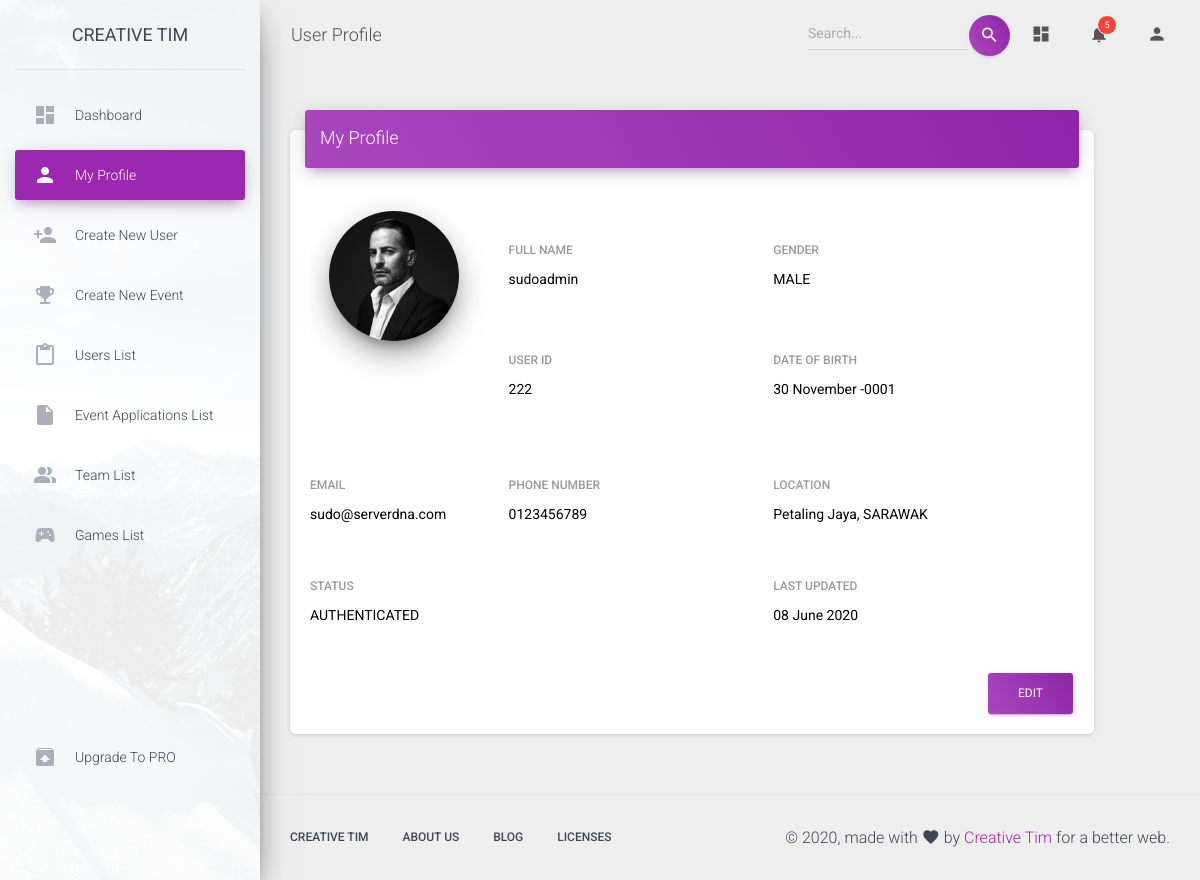
Screenshot of /dashboard_module/profile_details.php?id=1 with the database file from the repository.
### tables this page shows
CREATE TABLE `users` (
  `id` int(11) NOT NULL,
  `full_name` varchar(100) NOT NULL,
  `user_id` varchar(50) DEFAULT NULL,
  `mobile_number` varchar(15) NOT NULL,
  `email` varchar(100) NOT NULL,
  `password` varchar(100) NOT NULL,
  `DoB` date NOT NULL,
  `gender` enum('male','female') NOT NULL,
  `status` enum('created','authenticated','inactive','') NOT NULL,
  `created_at` datetime NOT NULL,
  `accessed_at` datetime DEFAULT NULL,
  `updated_at` datetime NOT NULL,
  `city` varchar(100) NOT NULL,
  `state` varchar(100) NOT NULL,
  `is_admin` int(1) NOT NULL DEFAULT 0,
  `image_url` varchar(50) DEFAULT NULL
);

### dashboard_module/profile_details.php (the view, shortened to what this page needs)
<?php
  $con = DatabaseConn();
  $userID = $_GET['id'];
  $sql_detail = "SELECT * FROM `users` WHERE `id` = '$userID'";
  $account_details = mysqli_query($con, $sql_detail);
  $details = mysqli_fetch_array($account_details);
  $name = $details['full_name'];
  $user_id = $details['user_id'];
  $mobile_number = $details['mobile_number'];
  $email = $details['email'];
  $DoB = date("d F Y", strtotime($details['DoB']));
  $gender = strtoupper($details['gender']);
  $status = strtoupper($details['status']);
  $last_upd = date("d F Y", strtotime($details['updated_at']));;
  $city = $details['city'];
  $state = $details['state'];
?>
<!DOCTYPE html>
<html lang="en">
<head>
    <link rel="stylesheet" type="text/css" href="assets/css/bootstrap-select.min.css">
    <link rel="stylesheet" href="https://maxcdn.bootstrapcdn.com/font-awesome/latest/css/font-awesome.min.css">
    <link href="assets/css/material-dashboard.css" rel="stylesheet" />
    <link href="assets/demo/demo.css" rel="stylesheet" />
    <link rel="stylesheet" type="text/css" href="vendor/select2/select2.min.css">
    <link rel="stylesheet" type="text/css" href="vendor/daterangepicker/daterangepicker.css">
</head>
<body class="">
    <div class="wrapper ">
        <div class="sidebar" data-color="purple" data-background-color="white" data-image="assets/img/sidebar-1.jpg">
            <div class="logo"><a href="http://www.creative-tim.com" class="simple-text logo-normal">
          Creative Tim
        </a></div>
            <div class="sidebar-wrapper">
                <ul class="nav">
                    <li class="nav-item ">
                            <a class="nav-link" href="./dashboard.php">
                                <i class="material-icons">dashboard</i>
                                <p>Dashboard</p>
                            </a>
                        </li>
                        <li class="nav-item active">
                            <a class="nav-link" href="./profile_details.php?id=<?php echo $curUser; ?>">
                                <i class="material-icons">person</i>
                                <p>My Profile</p>
                            </a>
                        </li>
                        <li class="nav-item ">
                            <a class="nav-link" href="./admin_create_user_front.php">
                                <i class="material-icons">person_add</i>
                                <p>Create New User</p>
                            </a>
                        </li>
                        <li class="nav-item ">
                            <a class="nav-link" href="./create_event_front.php">
                                <i class="material-icons">emoji_events</i>
                                <p>Create New Event</p>
                            </a>
                        </li>
                        <li class="nav-item ">
                            <a class="nav-link" href="./user_list.php">
                                <i class="material-icons">content_paste</i>
                                <p>Users List</p>
                            </a>
                        </li>
                        <li class="nav-item ">
                            <a class="nav-link" href="./event_application_list.php">
                                <i class="material-icons">insert_drive_file</i>
                                <p>Event Applications List</p>
                            </a>
                        </li>
                        <li class="nav-item ">
                            <a class="nav-link" href="./team_list.php">
                                <i class="material-icons">people_alt</i>
                                <p>Team List</p>
                            </a>
                        </li>
                        <li class="nav-item ">
                            <a class="nav-link" href="./game_list.php">
                                <i class="material-icons">sports_esports</i>
                                <p>Games List</p>
                            </a>
                        </li>
                    <li class="nav-item active-pro ">
                        <a class="nav-link" href="./upgrade.html">
                            <i class="material-icons">unarchive</i>
                            <p>Upgrade to PRO</p>
                        </a>
                    </li>
                </ul>
            </div>
        </div>
        <div class="main-panel">
            <nav class="navbar navbar-expand-lg navbar-transparent navbar-absolute fixed-top ">
                <div class="container-fluid">
                    <div class="navbar-wrapper">
                        <a class="navbar-brand" href="javascript:;">User Profile</a>
                    </div>
                    <div class="collapse navbar-collapse justify-content-end">
                        <form class="navbar-form">
                            <div class="input-group no-border">
                                <input type="text" value="" class="form-control" placeholder="Search...">
                                <button type="submit" class="btn btn-white btn-round btn-just-icon">
                                    <i class="material-icons md-light">search</i>
                                    <div class="ripple-container"></div>
                                </button>
                            </div>
                        </form>
                        <ul class="navbar-nav">
                            <li class="nav-item">
                                <a class="nav-link" href="javascript:;">
                                    <i class="material-icons">dashboard</i>
                                </a>
                            </li>
                            <li class="nav-item dropdown">
                                <a class="nav-link" href="http://example.com" id="navbarDropdownMenuLink" data-toggle="dropdown" aria-haspopup="true" aria-expanded="false">
                                    <i class="material-icons">notifications</i>
                                    <span class="notification">5</span>
                                </a>
                            </li>
                            <li class="nav-item dropdown">
                                <a class="nav-link" href="javascript:;" id="navbarDropdownProfile" data-toggle="dropdown" aria-haspopup="true" aria-expanded="false">
                                    <i class="material-icons">person</i>
                                </a>
                            </li>
                        </ul>
                    </div>
                </div>
            </nav>
            <div class="content">
                <div class="container-fluid">
                    <div class="row">
                        <div class="col-md-11">
                            <div class="card">
                                <div class="card-header card-header-primary">
                                    <h4 class="card-title">My Profile</h4>
                                </div>
                                <br><br>
                                <div class="card-body">
                                    <div class="row">
                                        <div class="card-profile col-md-3">
                                            <div class="card-avatar">
                                                <a href="javascript:;">
                                                    <img class="img" src="assets/img/faces/marc.jpg"/>
                                                </a>
                                            </div>
                                        </div>
                                        <div class="col-md-4">
                                            <div class="form-group">
                                                <h6 class="card-category">Full Name</h6>
                                                <label style="color: black"><?php echo $name;?></label>
                                            </div>
                                        </div>
                                        <div class="col-md-5">
                                            <div class="form-group">
                                                <h6 class="card-category">Gender</h6>
                                                <label style="color: black"><?php echo $gender;?></label>
                                            </div>
                                        </div>
                                    </div>
                                    <div class="row">
                                        <div class="col-md-3"></div>
                                        <div class="col-md-4">
                                            <div class="form-group">
                                                <h6 class="card-category">User ID</h6>
                                                <label style="color: black"><?php echo $user_id;?></label>
                                            </div>
                                        </div>
                                        <div class="col-md-5">
                                            <h6 class="card-category">Date of Birth</h6>
                                            <label style="color: black"><?php echo $DoB;?></label>
                                        </div>
                                    </div>
                                    <br><br>
                                    <div class="row">
                                        <div class="col-md-3">
                                            <div class="form-group">
                                                <h6 class="card-category">Email</h6>
                                                <label style="color: black"><?php echo $email;?></label>
                                            </div>
                                        </div>
                                        <div class="col-md-4">
                                            <div class="form-group">
                                                <h6 class="card-category">Phone Number</h6>
                                                <label style="color: black"><?php echo $mobile_number;?></label>
                                            </div>
                                        </div>
                                        <div class="col-md-5">
                                            <div class="form-group">
                                                <h6 class="card-category">Location</h6>
                                                <label style="color: black"><?php echo $city.", ".$state;?></label>
                                            </div>
                                        </div>
                                    </div>
                                    <br>
                                    <div class="row">
                                        <div class="col-md-7">
                                            <div class="form-group">
                                                <h6 class="card-category">Status</h6>
                                                <label style="color: black"><?php echo $status;?></label>
                                            </div>
                                        </div>
                                        <div class="col-md-5">
                                            <div class="form-group">
                                                <h6 class="card-category">Last Updated</h6>
                                                <label style="color: black"><?php echo $last_upd;?></label>
                                            </div>
                                        </div>
                                    </div>
                                    <br>
                                    <button type="submit" class="btn btn-primary pull-right" onclick="edit(<?php echo $userID;?>)" name="editBtn">Edit</button>
                                    <div class="clearfix"></div>
                                </div>
                            </div>
                        </div>
                    </div>
                </div>
            </div>
            <footer class="footer">
                <div class="container-fluid">
                    <nav class="float-left">
                        <ul>
                            <li>
                                <a href="https://www.creative-tim.com">
                                    Creative Tim
                                </a>
                            </li>
                            <li>
                                <a href="https://creative-tim.com/presentation">
                                    About Us
                                </a>
                            </li>
                            <li>
                                <a href="http://blog.creative-tim.com">
                                    Blog
                                </a>
                            </li>
                            <li>
                                <a href="https://www.creative-tim.com/license">
                                    Licenses
                                </a>
                            </li>
                        </ul>
                    </nav>
                    <div class="copyright float-right">
                        &copy;
                        , made with <i class="material-icons">favorite</i> by
                        <a href="https://www.creative-tim.com" target="_blank">Creative Tim</a> for a better web.
                    </div>
                </div>
            </footer>
        </div>
    </div>
</body>
</html>

### rows the page displays
users: full_name "sudoadmin", gender "MALE", user "222", DoB "30 November -0001", email "sudo@serverdna.com", mobile_number "0123456789", city "Petaling Jaya", state "SARAWAK", status "AUTHENTICATED", updated_at "08 June 2020"
